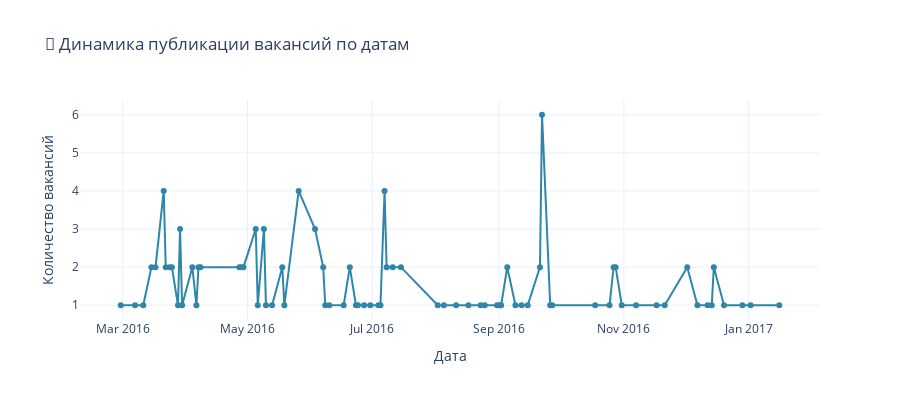

The notebook cell this image was saved under:
### Code cell
# Интерактивный график: Динамика добавления вакансий по времени
if 'date_added' in df.columns:
    date_data = df['date_added'].dropna()

    if len(date_data) > 0:
        # Группируем по дате
        daily_counts = date_data.dt.date.value_counts().sort_index()

        fig = px.line(
            x=daily_counts.index,
            y=daily_counts.values,
            title='📅 Динамика публикации вакансий по датам',
            labels={'x': 'Дата', 'y': 'Количество вакансий'},
            markers=True
        )

        fig.update_layout(
            template='plotly_white',
            height=400,
            hovermode='x unified'
        )

        fig.update_traces(
            line_color='#2E86AB',
            marker=dict(size=6)
        )

        fig.show()

### Figure 1 — Plotly figure (JSON) as saved in the notebook; plotly's stock layout.template omitted (floating-point values rounded to 4 significant figures)
{"data": [{"hovertemplate": "Дата=%{x}<br>Количество вакансий=%{y}<extra></extra>", "legendgroup": "", "line": {"color": "#2E86AB", "dash": "solid"}, "marker": {"symbol": "circle", "size": 6}, "mode": "lines+markers", "name": "", "orientation": "v", "showlegend": false, "x": ["2016-02-29", "2016-03-07", "2016-03-11", "2016-03-15", "2016-03-17", "2016-03-21", "2016-03-22", "2016-03-24", "2016-03-25", "2016-03-28", "2016-03-29", "2016-03-30", "2016-04-04", "2016-04-06", "2016-04-07", "2016-04-08", "2016-04-27", "2016-04-28", "2016-04-29", "2016-05-05", "2016-05-06", "2016-05-09", "2016-05-10", "2016-05-13", "2016-05-18", "2016-05-19", "2016-05-26", "2016-06-03", "2016-06-07", "2016-06-08", "2016-06-10", "2016-06-17", "2016-06-20", "2016-06-23", "2016-06-24", "2016-06-27", "2016-06-30", "2016-07-04", "2016-07-05", "2016-07-07", "2016-07-08", "2016-07-11", "2016-07-15", "2016-08-02", "2016-08-05", "2016-08-11", "2016-08-17", "2016-08-23", "2016-08-25", "2016-08-31", "2016-09-01", "2016-09-02", "2016-09-05", "2016-09-09", "2016-09-12", "2016-09-15", "2016-09-21", "2016-09-22", "2016-09-26", "2016-09-27", "2016-10-18", "2016-10-25", "2016-10-27", "2016-10-28", "2016-10-31", "2016-11-07", "2016-11-17", "2016-11-21", "2016-12-02", "2016-12-07", "2016-12-12", "2016-12-14", "2016-12-15", "2016-12-20", "2016-12-29", "2017-01-02", "2017-01-16"], "xaxis": "x", "y": [1, 1, 1, 2, 2, 4, 2, 2, 2, 1, 3, 1, 2, 1, 2, 2, 2, 2, 2, 3, 1, 3, 1, 1, 2, 1, 4, 3, 2, 1, 1, 1, 2, 1, 1, 1, 1, 1, 1, 4, 2, 2, 2, 1, 1, 1, 1, 1, 1, 1, 1, 1, 2, 1, 1, 1, 2, 6, 1, 1, 1, 1, 2, 2, 1, 1, 1, 1, 2, 1, 1, 1, 2, 1, 1, 1, 1], "yaxis": "y", "type": "scatter"}], "layout": {"xaxis": {"anchor": "y", "domain": [0.0, 1.0], "title": {"text": "Дата"}}, "yaxis": {"anchor": "x", "domain": [0.0, 1.0], "title": {"text": "Количество вакансий"}}, "legend": {"tracegroupgap": 0}, "title": {"text": "📅 Динамика публикации вакансий по датам"}, "height": 400, "hovermode": "x unified"}}
